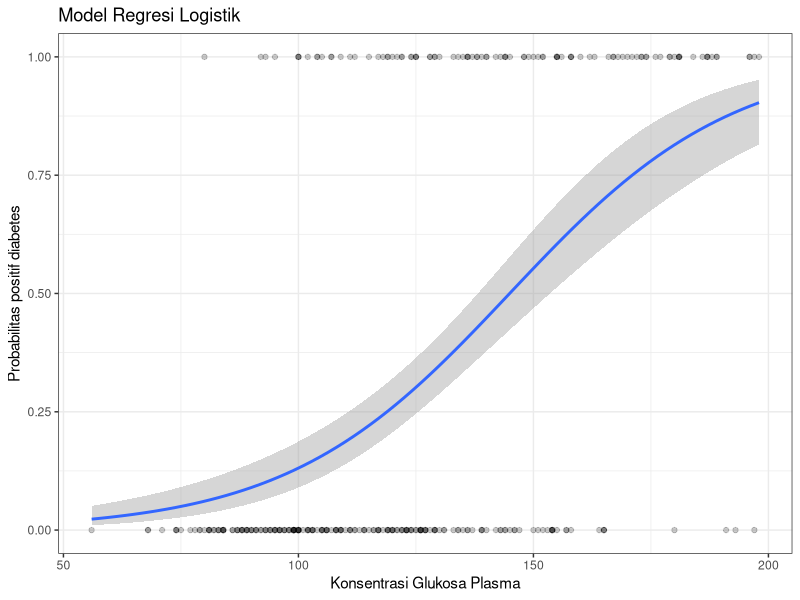

Reproduce this figure in R.
# Logistic Regression
# sumber : http://www.sthda.com/english/articles/36-classification-methods-essentials/151-logistic-regression-essentials-in-r/

library(tidyverse)
library(caret)
library(lattice)
theme_set(theme_bw())

# Proses Preprocessing
# load dataset
data("PimaIndiansDiabetes2", package = "mlbench")
df <- PimaIndiansDiabetes2

# Membersihkan data NA
df <- na.omit(df)

# Check dataframe
class(df)
summary(df)

# Memisahkan data training dan data set
set.seed(40)
df.sample <- df$diabetes %>% createDataPartition(p = 0.8, list = F)
data.train <- df[df.sample, ]
data.test <- df[-df.sample, ]


# Metode Regresi Logistik

# Simple Code
# Membuat model
model <- glm( diabetes ~., data = data.train, family = binomial())

summary(model)

# Membuat probebilitas
probabilitas <- model %>% predict(data.test, type = "response")
prediksi.class <- ifelse(probabilitas> 0.5, "pos", "neg")

# Akurasi Model
mean(prediksi.class == data.test$diabetes)

model <- glm( diabetes ~ glucose, data = data.train, family = binomial)
summary(model)$coef

# plot
data.train %>%
  mutate(probabilitas = ifelse(diabetes == "pos", 1,0)) %>%
  ggplot(aes(glucose, probabilitas)) +
  geom_point(alpha = 0.2) +
  geom_smooth(method = "glm", method.args = list(family = "binomial")) +
  labs(
    title = "Model Regresi Logistik",
    x = "Konsentrasi Glukosa Plasma",
    y = "Probabilitas positif diabetes"
  )